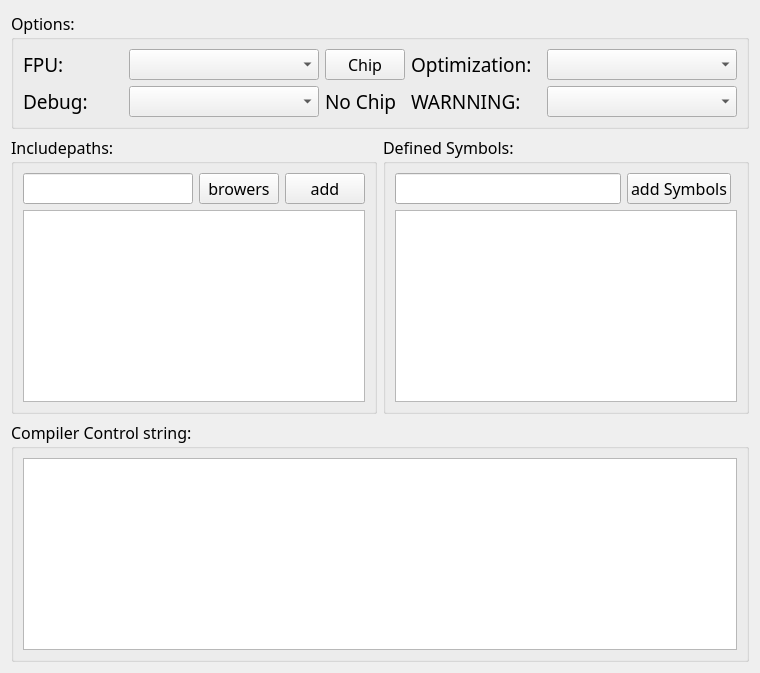
             <widget class="QWidget" name="tab_7">
              <attribute name="title">
               <string>Base Setting</string>
              </attribute>
              <layout class="QVBoxLayout" name="verticalLayout_13">
               <item>
                <widget class="QGroupBox" name="groupBox">
                 <property name="minimumSize">
                  <size>
                   <width>0</width>
                   <height>100</height>
                  </size>
                 </property>
                 <property name="font">
                  <font>
                   <family>黑体</family>
                   <pointsize>12</pointsize>
                  </font>
                 </property>
                 <property name="title">
                  <string>Options:</string>
                 </property>
                 <layout class="QVBoxLayout" name="verticalLayout_11">
                  <item>
                   <layout class="QGridLayout" name="gridLayout">
                    <item row="0" column="0">
                     <widget class="QLabel" name="label">
                      <property name="sizePolicy">
                       <sizepolicy hsizetype="Fixed" vsizetype="Preferred">
                        <horstretch>0</horstretch>
                        <verstretch>0</verstretch>
                       </sizepolicy>
                      </property>
                      <property name="font">
                       <font>
                        <family>黑体</family>
                        <pointsize>14</pointsize>
                       </font>
                      </property>
                      <property name="styleSheet">
                       <string notr="true"/>
                      </property>
                      <property name="text">
                       <string>FPU:         </string>
                      </property>
                     </widget>
                    </item>
                    <item row="0" column="1" colspan="2">
                     <widget class="QComboBox" name="FPUComboBox">
                      <property name="sizePolicy">
                       <sizepolicy hsizetype="Fixed" vsizetype="Fixed">
                        <horstretch>0</horstretch>
                        <verstretch>0</verstretch>
                       </sizepolicy>
                      </property>
                      <property name="minimumSize">
                       <size>
                        <width>190</width>
                        <height>0</height>
                       </size>
                      </property>
                     </widget>
                    </item>
                    <item row="0" column="3">
                     <widget class="QPushButton" name="SelectChipPushButton">
                      <property name="text">
                       <string>Chip</string>
                      </property>
                     </widget>
                    </item>
                    <item row="0" column="4">
                     <widget class="QLabel" name="label_3">
                      <property name="font">
                       <font>
                        <family>黑体</family>
                        <pointsize>14</pointsize>
                       </font>
                      </property>
                      <property name="styleSheet">
                       <string notr="true"/>
                      </property>
                      <property name="text">
                       <string>Optimization:</string>
                      </property>
                     </widget>
                    </item>
                    <item row="0" column="5">
                     <widget class="QComboBox" name="OptimizationComboBox">
                      <property name="minimumSize">
                       <size>
                        <width>190</width>
                        <height>0</height>
                       </size>
                      </property>
                     </widget>
                    </item>
                    <item row="1" column="3">
                     <widget class="QLabel" name="ChipShowLabel">
                      <property name="font">
                       <font>
                        <family>黑体</family>
                        <pointsize>14</pointsize>
                       </font>
                      </property>
                      <property name="styleSheet">
                       <string notr="true"/>
                      </property>
                      <property name="text">
                       <string>No Chip</string>
                      </property>
                     </widget>
                    </item>
                    <item row="1" column="4">
                     <widget class="QLabel" name="label_5">
                      <property name="sizePolicy">
                       <sizepolicy hsizetype="Fixed" vsizetype="Preferred">
                        <horstretch>0</horstretch>
                        <verstretch>0</verstretch>
                       </sizepolicy>
                      </property>
                      <property name="font">
                       <font>
                        <family>黑体</family>
                        <pointsize>14</pointsize>
                       </font>
                      </property>
                      <property name="styleSheet">
                       <string notr="true"/>
                      </property>
                      <property name="text">
                       <string>WARNNING:    </string>
                      </property>
                     </widget>
                    </item>
                    <item row="1" column="5">
                     <widget class="QComboBox" name="comOptionWarnningComboBox">
                      <property name="sizePolicy">
                       <sizepolicy hsizetype="Fixed" vsizetype="Fixed">
                        <horstretch>0</horstretch>
                        <verstretch>0</verstretch>
                       </sizepolicy>
                      </property>
                      <property name="minimumSize">
                       <size>
                        <width>190</width>
                        <height>0</height>
                       </size>
                      </property>
                     </widget>
                    </item>
                    <item row="1" column="0">
                     <widget class="QLabel" name="label_2">
                      <property name="sizePolicy">
                       <sizepolicy hsizetype="Fixed" vsizetype="Preferred">
                        <horstretch>0</horstretch>
                        <verstretch>0</verstretch>
                       </sizepolicy>
                      </property>
                      <property name="font">
                       <font>
                        <family>黑体</family>
                        <pointsize>14</pointsize>
                       </font>
                      </property>
                      <property name="styleSheet">
                       <string notr="true"/>
                      </property>
                      <property name="text">
                       <string>Debug:       </string>
                      </property>
                     </widget>
                    </item>
                    <item row="1" column="1" colspan="2">
                     <widget class="QComboBox" name="DebugComboBox">
                      <property name="sizePolicy">
                       <sizepolicy hsizetype="Fixed" vsizetype="Fixed">
                        <horstretch>0</horstretch>
                        <verstretch>0</verstretch>
                       </sizepolicy>
                      </property>
                      <property name="minimumSize">
                       <size>
                        <width>190</width>
                        <height>0</height>
                       </size>
                      </property>
                     </widget>
                    </item>
                   </layout>
                  </item>
                 </layout>
                </widget>
               </item>
               <item>
                <layout class="QVBoxLayout" name="verticalLayout_12">
                 <item>
                  <layout class="QHBoxLayout" name="horizontalLayout_7">
                   <item>
                    <widget class="QGroupBox" name="groupBox_2">
                     <property name="font">
                      <font>
                       <family>黑体</family>
                       <pointsize>12</pointsize>
                      </font>
                     </property>
                     <property name="title">
                      <string>Includepaths:</string>
                     </property>
                     <layout class="QVBoxLayout" name="verticalLayout_3">
                      <item>
                       <layout class="QGridLayout" name="gridLayout_6">
                        <item row="0" column="0">
                         <widget class="QLineEdit" name="ComIncludeLineEdit"/>
                        </item>
                        <item row="0" column="1">
                         <widget class="QPushButton" name="ComIncludeBrowersPushButton">
                          <property name="text">
                           <string>browers</string>
                          </property>
                         </widget>
                        </item>
                        <item row="0" column="2">
                         <widget class="QPushButton" name="ComIncludeAddPushButton">
                          <property name="text">
                           <string>add</string>
                          </property>
                         </widget>
                        </item>
                        <item row="1" column="0" colspan="3">
                         <widget class="QListWidget" name="ComIncludeListWidget"/>
                        </item>
                       </layout>
                      </item>
                     </layout>
                    </widget>
                   </item>
                   <item>
                    <widget class="QGroupBox" name="groupBox_5">
                     <property name="font">
                      <font>
                       <family>黑体</family>
                       <pointsize>12</pointsize>
                      </font>
                     </property>
                     <property name="title">
                      <string>Defined Symbols:</string>
                     </property>
                     <layout class="QVBoxLayout" name="verticalLayout_5">
                      <item>
                       <layout class="QGridLayout" name="gridLayout_12">
                        <item row="0" column="0">
                         <widget class="QLineEdit" name="ComDefinedLineEdit"/>
                        </item>
                        <item row="0" column="1">
                         <widget class="QPushButton" name="ComDefineAddSymbolsPushButton">
                          <property name="text">
                           <string>add Symbols</string>
                          </property>
                         </widget>
                        </item>
                        <item row="1" column="0" colspan="3">
                         <widget class="QListWidget" name="ComDefinedListWidget"/>
                        </item>
                       </layout>
                      </item>
                     </layout>
                    </widget>
                   </item>
                  </layout>
                 </item>
                 <item>
                  <widget class="QGroupBox" name="groupBox_6">
                   <property name="font">
                    <font>
                     <family>黑体</family>
                     <pointsize>12</pointsize>
                    </font>
                   </property>
                   <property name="title">
                    <string>Compiler Control string:</string>
                   </property>
                   <layout class="QVBoxLayout" name="verticalLayout_6">
                    <item>
                     <layout class="QGridLayout" name="gridLayout_13">
                      <item row="0" column="0">
                       <widget class="QTextEdit" name="ShowComArgTextEdit"/>
                      </item>
                     </layout>
                    </item>
                   </layout>
                  </widget>
                 </item>
                </layout>
               </item>
              </layout>
             </widget>
